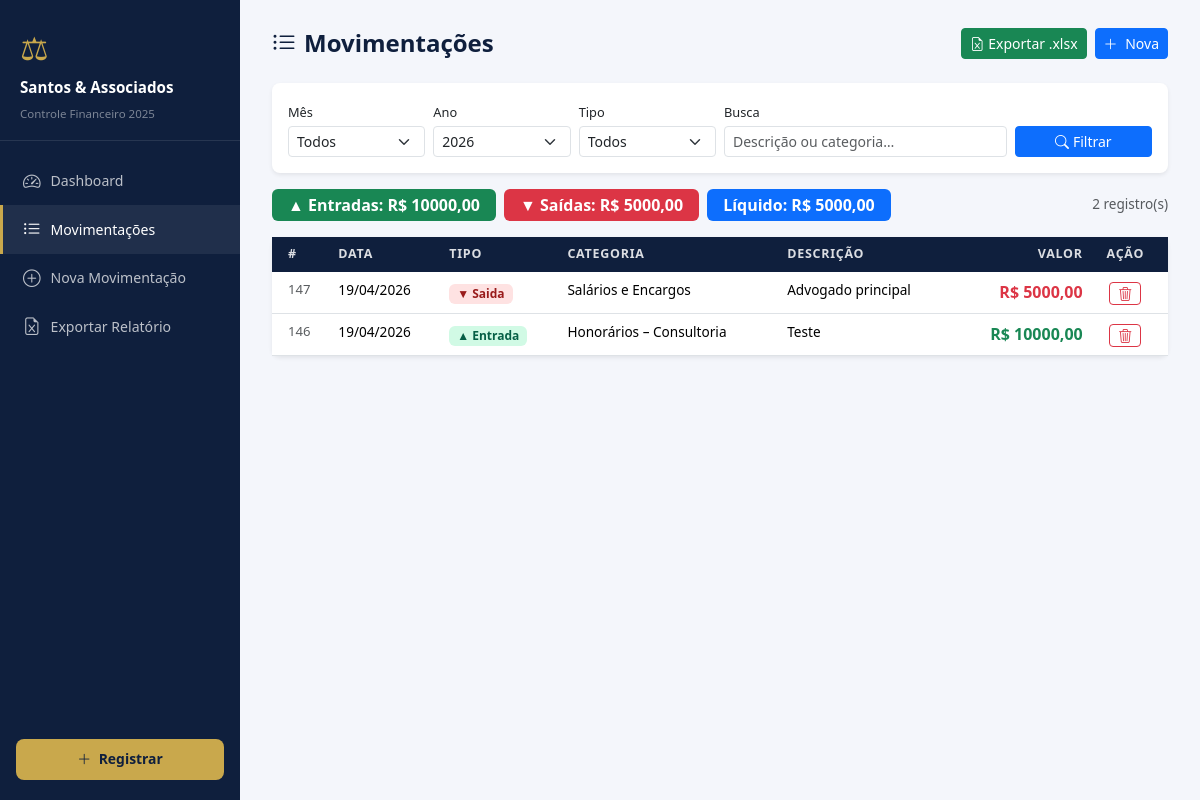
Page /movimentacoes on the committed database.
### tables this page shows
CREATE TABLE movimentacoes (
        id        INTEGER PRIMARY KEY AUTOINCREMENT,
        tipo      TEXT NOT NULL,
        categoria TEXT NOT NULL,
        descricao TEXT NOT NULL,
        valor     REAL NOT NULL,
        data      TEXT NOT NULL
    );

### app.py (the view)
@app.route("/movimentacoes")
def movimentacoes():
    hoje = date.today()
    mes   = request.args.get("mes",  "")
    ano   = int(request.args.get("ano",  hoje.year))
    tipo  = request.args.get("tipo", "")
    busca = request.args.get("busca","").strip()
    query  = "SELECT * FROM movimentacoes WHERE strftime('%Y',data)=?"
    params = [str(ano)]
    if mes:
        query += " AND strftime('%m',data)=?"
        params.append(f"{int(mes):02d}")
    if tipo:
        query += " AND tipo=?"
        params.append(tipo)
    if busca:
        query += " AND (descricao LIKE ? OR categoria LIKE ?)"
        params += [f"%{busca}%", f"%{busca}%"]
    query += " ORDER BY data DESC, id DESC"
    with get_db() as conn:
        rows = conn.execute(query, params).fetchall()
        totais = conn.execute(
            "SELECT tipo, COALESCE(SUM(valor),0) AS total FROM movimentacoes "
            "WHERE strftime('%Y',data)=? GROUP BY tipo", [str(ano)]
        ).fetchall()
        anos_rows = conn.execute(
            "SELECT DISTINCT strftime('%Y',data) AS ano FROM movimentacoes ORDER BY ano DESC"
        ).fetchall()
        anos = [r["ano"] for r in anos_rows] or [str(hoje.year)]
    totais_dict = {r["tipo"]: r["total"] for r in totais}
    return render_template("movimentacoes.html",
        rows=rows, mes=mes, ano=ano, tipo=tipo, busca=busca,
        totais=totais_dict, anos=anos, meses_pt=MESES_PT,
    )

### app.py (called while the page is built)
def get_db():
    conn = sqlite3.connect(DB_PATH)
    conn.row_factory = sqlite3.Row
    return conn

### templates/movimentacoes.html (shortened to what this page needs)
{% extends "base.html" %}
{% block content %}
<div class="page-header">
  <h4><i class="bi bi-list-ul me-2"></i>Movimentações</h4>
  <div class="d-flex gap-2">
    <a href="{{ url_for('exportar_config') }}"
       class="btn btn-sm btn-success" title="Exportar relatório em Excel">
      <i class="bi bi-file-earmark-excel me-1"></i>Exportar .xlsx
    </a>
    <a href="{{ url_for('nova') }}" class="btn btn-sm btn-primary">
      <i class="bi bi-plus-lg me-1"></i> Nova
    </a>
  </div>
</div>
<div class="card border-0 shadow-sm rounded-3 p-3 mb-3">
  <form class="row g-2 align-items-end" method="GET">
    <div class="col-sm-2">
      <label class="form-label mb-1" style="font-size:.8rem">Mês</label>
      <select name="mes" class="form-select form-select-sm">
        <option value="">Todos</option>
      </select>
    </div>
    <div class="col-sm-2">
      <label class="form-label mb-1" style="font-size:.8rem">Ano</label>
      <select name="ano" class="form-select form-select-sm">
        {% for a in anos %}
          <option {% if a|int == ano %}selected{% endif %}>{{ a }}</option>
        {% endfor %}
      </select>
    </div>
    <div class="col-sm-2">
      <label class="form-label mb-1" style="font-size:.8rem">Tipo</label>
      <select name="tipo" class="form-select form-select-sm">
        <option value="">Todos</option>
      </select>
    </div>
    <div class="col-sm-4">
      <label class="form-label mb-1" style="font-size:.8rem">Busca</label>
      <input type="text" name="busca" value="{{ busca }}"
             class="form-control form-control-sm"
             placeholder="Descrição ou categoria…">
    </div>
    <div class="col-sm-2">
      <button class="btn btn-sm btn-primary w-100">
        <i class="bi bi-search me-1"></i>Filtrar
      </button>
    </div>
  </form>
</div>
<div class="row g-2 mb-3">
  <div class="col-auto">
    <span class="badge bg-success fs-6 px-3 py-2">
      ▲ Entradas: R$ {{ "%.2f"|format(totais.get('Entrada',0))|replace(".",",") }}
    </span>
  </div>
  <div class="col-auto">
    <span class="badge bg-danger fs-6 px-3 py-2">
      ▼ Saídas: R$ {{ "%.2f"|format(totais.get('Saida',0))|replace(".",",") }}
    </span>
  </div>
  <div class="col-auto">
    {% set liq = totais.get('Entrada',0) - totais.get('Saida',0) %}
    <span class="badge {% if liq >= 0 %}bg-primary{% else %}bg-warning text-dark{% endif %} fs-6 px-3 py-2">
      Líquido: R$ {{ "%.2f"|format(liq)|replace(".",",") }}
    </span>
  </div>
  <div class="col-auto ms-auto text-muted" style="font-size:.85rem;line-height:2.2">
    {{ rows|length }} registro(s)
  </div>
</div>
<div class="card border-0 shadow-sm rounded-3">
  <div class="card-body p-0">
    {% if rows %}
    <table class="table table-mov table-hover mb-0">
      <thead>
        <tr>
          <th class="ps-3">#</th>
          <th>Data</th>
          <th>Tipo</th>
          <th>Categoria</th>
          <th>Descrição</th>
          <th class="text-end">Valor</th>
          <th class="text-center pe-3">Ação</th>
        </tr>
      </thead>
      <tbody>
        {% for m in rows %}
        <tr>
          <td class="ps-3 text-muted" style="font-size:.82rem">{{ m.id }}</td>
          <td style="font-size:.85rem">
            {{ m.data[8:10] }}/{{ m.data[5:7] }}/{{ m.data[:4] }}
          </td>
          <td>
            <span class="badge
              {% if m.tipo=='Entrada' %}badge-entrada{% else %}badge-saida{% endif %} px-2">
              {% if m.tipo == 'Entrada' %}▲{% else %}▼{% endif %} {{ m.tipo }}
            </span>
          </td>
          <td style="font-size:.85rem">{{ m.categoria }}</td>
          <td style="font-size:.85rem">{{ m.descricao }}</td>
          <td class="text-end fw-semibold
              {% if m.tipo=='Entrada' %}text-success{% else %}text-danger{% endif %}">
            R$ {{ "%.2f"|format(m.valor)|replace(".",",") }}
          </td>
          <td class="text-center pe-3">
            <form method="POST"
                  action="{{ url_for('excluir', mov_id=m.id) }}"
                  onsubmit="return confirm('Excluir esta movimentação?')">
              <button class="btn btn-sm btn-outline-danger py-0 px-2">
                <i class="bi bi-trash3"></i>
              </button>
            </form>
          </td>
        </tr>
        {% endfor %}
      </tbody>
    </table>
    {% else %}
      <p class="text-center text-muted py-5">
        Nenhuma movimentação encontrada com os filtros selecionados.<br>
        <a href="{{ url_for('nova') }}">Cadastrar a primeira</a>
      </p>
    {% endif %}
  </div>
</div>
{% endblock %}

### templates/base.html (style rules this page uses)
:root { --brand-dark: #0f1f3d; --brand-mid: #1a3a6b; --brand-accent: #c9a84c; --entrada-color:#198754; --saida-color: #dc3545; --neutro-color: #0d6efd; }
body { background: #f4f6fb; font-family: 'Segoe UI', system-ui, sans-serif; }
.table-mov thead th { background: var(--brand-dark); color: rgba(255,255,255,.85); font-size: .78rem; text-transform: uppercase; letter-spacing: .06em; border: none; font-weight: 600; }
.badge-entrada { background: #d1fae5; color: #065f46; }
.badge-saida { background: #fee2e2; color: #991b1b; }
.page-header { display: flex; align-items: center; justify-content: space-between; margin-bottom: 24px; }
.page-header h4 { font-weight: 700; color: var(--brand-dark); margin: 0; }

### rows in the picture
movimentacoes: id "147", data "19", data "04", data "2026", tipo "Saida", categoria "Salários e Encargos", descricao "Advogado principal", valor "5000,00"
movimentacoes: id "146", data "19", data "04", data "2026", tipo "Entrada", categoria "Honorários – Consultoria", descricao "Teste", valor "10000,00"

### other values in the picture
{{ "%.2f"|format(totais.get('Entrada',0))|replace(".",",") }} "10000,00"
{{ "%.2f"|format(totais.get('Saida',0))|replace(".",",") }} "5000,00"
{{ "%.2f"|format(liq)|replace(".",",") }} "5000,00"
{{ rows|length }} "2"
form field ano "2026"
